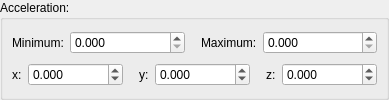
              <widget class="QGroupBox" name="groupBox_4">
               <property name="title">
                <string>Acceleration:</string>
               </property>
               <layout class="QVBoxLayout" name="verticalLayout_2">
                <property name="leftMargin">
                 <number>9</number>
                </property>
                <property name="topMargin">
                 <number>9</number>
                </property>
                <property name="rightMargin">
                 <number>9</number>
                </property>
                <property name="bottomMargin">
                 <number>9</number>
                </property>
                <item>
                 <widget class="QWidget" name="widget" native="true">
                  <layout class="QHBoxLayout" name="horizontalLayout">
                   <property name="leftMargin">
                    <number>0</number>
                   </property>
                   <property name="topMargin">
                    <number>0</number>
                   </property>
                   <property name="rightMargin">
                    <number>0</number>
                   </property>
                   <property name="bottomMargin">
                    <number>0</number>
                   </property>
                   <item>
                    <widget class="QLabel" name="label_11">
                     <property name="text">
                      <string>Minimum:</string>
                     </property>
                    </widget>
                   </item>
                   <item>
                    <widget class="QDoubleSpinBox" name="txtMinAcceleration">
                     <property name="sizePolicy">
                      <sizepolicy hsizetype="Expanding" vsizetype="Fixed">
                       <horstretch>0</horstretch>
                       <verstretch>0</verstretch>
                      </sizepolicy>
                     </property>
                     <property name="minimumSize">
                      <size>
                       <width>64</width>
                       <height>0</height>
                      </size>
                     </property>
                     <property name="decimals">
                      <number>3</number>
                     </property>
                     <property name="maximum">
                      <double>99999999.998999997973442</double>
                     </property>
                     <property name="singleStep">
                      <double>0.100000000000000</double>
                     </property>
                    </widget>
                   </item>
                   <item>
                    <spacer name="horizontalSpacer_11">
                     <property name="orientation">
                      <enum>Qt::Horizontal</enum>
                     </property>
                     <property name="sizeType">
                      <enum>QSizePolicy::Minimum</enum>
                     </property>
                     <property name="sizeHint" stdset="0">
                      <size>
                       <width>10</width>
                       <height>0</height>
                      </size>
                     </property>
                    </spacer>
                   </item>
                   <item>
                    <widget class="QLabel" name="label_12">
                     <property name="text">
                      <string>Maximum:</string>
                     </property>
                    </widget>
                   </item>
                   <item>
                    <widget class="QDoubleSpinBox" name="txtMaxAcceleration">
                     <property name="sizePolicy">
                      <sizepolicy hsizetype="Expanding" vsizetype="Fixed">
                       <horstretch>0</horstretch>
                       <verstretch>0</verstretch>
                      </sizepolicy>
                     </property>
                     <property name="minimumSize">
                      <size>
                       <width>64</width>
                       <height>0</height>
                      </size>
                     </property>
                     <property name="decimals">
                      <number>3</number>
                     </property>
                     <property name="maximum">
                      <double>99999999.998999997973442</double>
                     </property>
                     <property name="singleStep">
                      <double>0.100000000000000</double>
                     </property>
                    </widget>
                   </item>
                  </layout>
                 </widget>
                </item>
                <item>
                 <widget class="QWidget" name="widget_2" native="true">
                  <layout class="QHBoxLayout" name="horizontalLayout_2">
                   <property name="leftMargin">
                    <number>0</number>
                   </property>
                   <property name="topMargin">
                    <number>0</number>
                   </property>
                   <property name="rightMargin">
                    <number>0</number>
                   </property>
                   <property name="bottomMargin">
                    <number>0</number>
                   </property>
                   <item>
                    <widget class="QLabel" name="label_13">
                     <property name="text">
                      <string>x:</string>
                     </property>
                    </widget>
                   </item>
                   <item>
                    <widget class="QDoubleSpinBox" name="txtAccelerationX">
                     <property name="sizePolicy">
                      <sizepolicy hsizetype="Expanding" vsizetype="Fixed">
                       <horstretch>0</horstretch>
                       <verstretch>0</verstretch>
                      </sizepolicy>
                     </property>
                     <property name="minimumSize">
                      <size>
                       <width>64</width>
                       <height>0</height>
                      </size>
                     </property>
                     <property name="decimals">
                      <number>3</number>
                     </property>
                     <property name="minimum">
                      <double>-99999999.998999997973442</double>
                     </property>
                     <property name="maximum">
                      <double>99999999.998999997973442</double>
                     </property>
                     <property name="singleStep">
                      <double>0.100000000000000</double>
                     </property>
                    </widget>
                   </item>
                   <item>
                    <spacer name="horizontalSpacer_12">
                     <property name="orientation">
                      <enum>Qt::Horizontal</enum>
                     </property>
                     <property name="sizeType">
                      <enum>QSizePolicy::Minimum</enum>
                     </property>
                     <property name="sizeHint" stdset="0">
                      <size>
                       <width>10</width>
                       <height>0</height>
                      </size>
                     </property>
                    </spacer>
                   </item>
                   <item>
                    <widget class="QLabel" name="label_14">
                     <property name="text">
                      <string>y:</string>
                     </property>
                    </widget>
                   </item>
                   <item>
                    <widget class="QDoubleSpinBox" name="txtAccelerationY">
                     <property name="sizePolicy">
                      <sizepolicy hsizetype="Expanding" vsizetype="Fixed">
                       <horstretch>0</horstretch>
                       <verstretch>0</verstretch>
                      </sizepolicy>
                     </property>
                     <property name="minimumSize">
                      <size>
                       <width>64</width>
                       <height>0</height>
                      </size>
                     </property>
                     <property name="decimals">
                      <number>3</number>
                     </property>
                     <property name="minimum">
                      <double>-99999999.998999997973442</double>
                     </property>
                     <property name="maximum">
                      <double>99999999.998999997973442</double>
                     </property>
                     <property name="singleStep">
                      <double>0.100000000000000</double>
                     </property>
                     <property name="value">
                      <double>0.000000000000000</double>
                     </property>
                    </widget>
                   </item>
                   <item>
                    <spacer name="horizontalSpacer_13">
                     <property name="orientation">
                      <enum>Qt::Horizontal</enum>
                     </property>
                     <property name="sizeType">
                      <enum>QSizePolicy::Minimum</enum>
                     </property>
                     <property name="sizeHint" stdset="0">
                      <size>
                       <width>10</width>
                       <height>0</height>
                      </size>
                     </property>
                    </spacer>
                   </item>
                   <item>
                    <widget class="QLabel" name="label_15">
                     <property name="text">
                      <string>z:</string>
                     </property>
                    </widget>
                   </item>
                   <item>
                    <widget class="QDoubleSpinBox" name="txtAccelerationZ">
                     <property name="sizePolicy">
                      <sizepolicy hsizetype="Expanding" vsizetype="Fixed">
                       <horstretch>0</horstretch>
                       <verstretch>0</verstretch>
                      </sizepolicy>
                     </property>
                     <property name="minimumSize">
                      <size>
                       <width>64</width>
                       <height>0</height>
                      </size>
                     </property>
                     <property name="decimals">
                      <number>3</number>
                     </property>
                     <property name="minimum">
                      <double>-99999999.998999997973442</double>
                     </property>
                     <property name="maximum">
                      <double>99999999.998999997973442</double>
                     </property>
                     <property name="singleStep">
                      <double>0.100000000000000</double>
                     </property>
                    </widget>
                   </item>
                  </layout>
                 </widget>
                </item>
               </layout>
              </widget>
